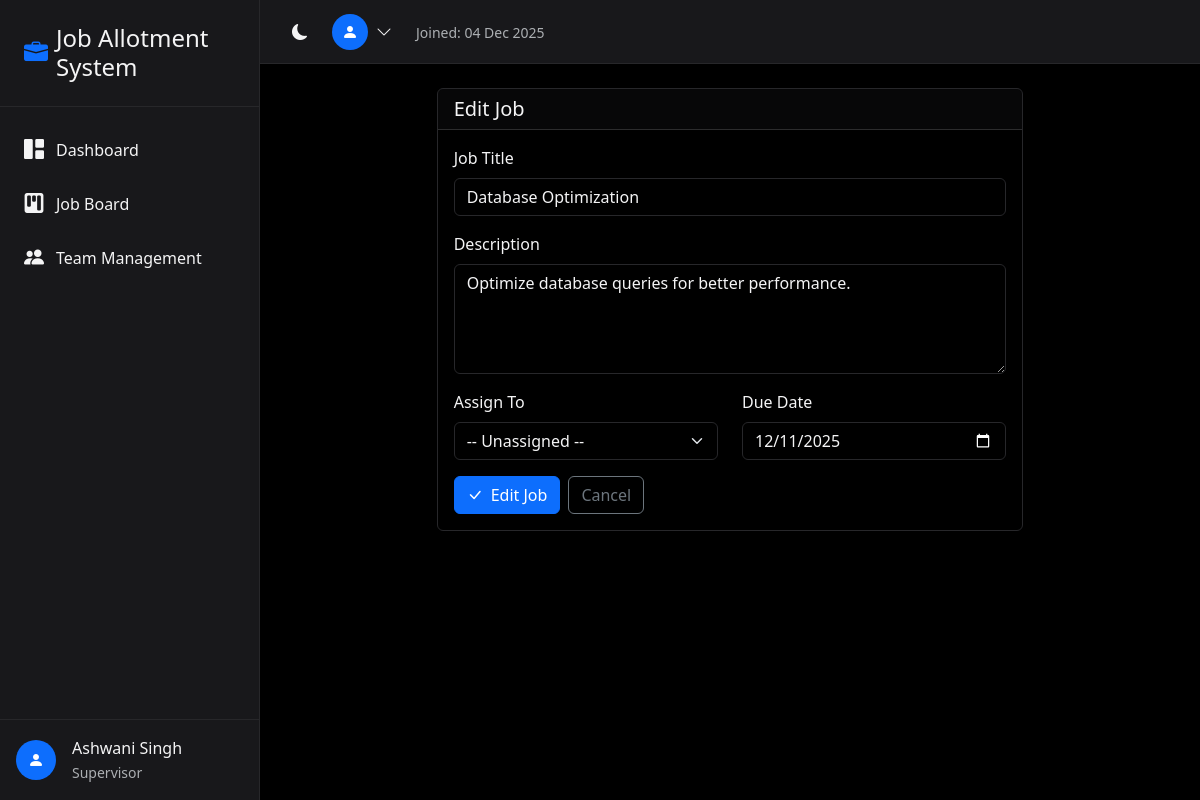
Page /jobs/2/edit/ (signed in) on the committed database.
### core/models.py (models this page shows, shortened)
class CustomUser(AbstractUser):
    role = models.CharField(
        max_length=20,
        choices=UserRole.choices,
        default=UserRole.EMPLOYEE
    )
    full_name = models.CharField(max_length=255, blank=True)
    phone = models.CharField(max_length=20, blank=True)
    salary = models.DecimalField(
        max_digits=10,
        decimal_places=2,
        default=45000.00
    )
    rating = models.IntegerField(
        default=5,
        validators=[MinValueValidator(1), MaxValueValidator(5)]
    )
    is_deleted = models.BooleanField(default=False)
    created_at = models.DateTimeField(auto_now_add=True)
    updated_at = models.DateTimeField(auto_now=True)
    class Meta:
        ordering = ['-created_at']

class Job(models.Model):
    title = models.CharField(max_length=255)
    description = models.TextField(blank=True)
    assigned_to = models.ForeignKey(
        CustomUser,
        on_delete=models.SET_NULL,
        null=True,
        blank=True,
        related_name='assigned_jobs'
    )
    created_by = models.ForeignKey(
        CustomUser,
        on_delete=models.SET_NULL,
        null=True,
        related_name='created_jobs'
    )
    status = models.CharField(
        max_length=20,
        choices=JobStatus.choices,
        default=JobStatus.PENDING
    )
    due_date = models.DateField(null=True, blank=True)
    created_at = models.DateTimeField(auto_now_add=True)
    updated_at = models.DateTimeField(auto_now=True)
    completed_at = models.DateTimeField(null=True, blank=True)
    class Meta:
        ordering = ['-created_at']

### core/views.py (the view, shortened to what this page needs)
# urls.py: path('jobs/<int:job_id>/edit/', views.job_edit, name='job_edit'),
@login_required
def job_edit(request, job_id):
    if request.user.role == UserRole.EMPLOYEE:
        messages.error(request, 'You do not have permission to edit jobs.')
        return redirect('my_jobs')
    job = get_object_or_404(Job, id=job_id)
    employees = CustomUser.objects.filter(role=UserRole.EMPLOYEE, is_deleted=False)
    return render(request, 'job_form.html', {'job': job, 'employees': employees, 'action': 'Edit'})

### templates/job_form.html (shortened to what this page needs)
{% extends 'base.html' %}
{% block content %}
<div class="row justify-content-center">
    <div class="col-lg-8">
        <div class="card">
            <div class="card-header">
                <h5 class="mb-0">{{ action }} Job</h5>
            </div>
            <div class="card-body">
                <form method="post">
                    <div class="mb-3">
                        <label class="form-label">Job Title</label>
                        <input type="text" name="title" class="form-control" value="{{ job.title|default:'' }}" placeholder="Enter job title" required>
                    </div>
                    <div class="mb-3">
                        <label class="form-label">Description</label>
                        <textarea name="description" class="form-control" rows="4" placeholder="Enter job description">{{ job.description|default:'' }}</textarea>
                    </div>
                    <div class="row">
                        <div class="col-md-6 mb-3">
                            <label class="form-label">Assign To</label>
                            <select name="assigned_to" class="form-select">
                                <option value="">-- Unassigned --</option>
                            </select>
                        </div>
                        <div class="col-md-6 mb-3">
                            <label class="form-label">Due Date</label>
                            <input type="date" name="due_date" class="form-control" value="{{ job.due_date|date:'Y-m-d'|default:'' }}">
                        </div>
                    </div>
                    <div class="d-flex gap-2">
                        <button type="submit" class="btn btn-primary">
                            <i class="bi bi-check-lg me-2"></i>{{ action }} Job
                        </button>
                        <a href="{% url 'job_board' %}" class="btn btn-outline-secondary">Cancel</a>
                    </div>
                </form>
            </div>
        </div>
    </div>
</div>
{% endblock %}

### templates/base.html (shortened to what this page needs)
<!DOCTYPE html>
<html lang="en" data-bs-theme="dark">
<head>
    <link href="https://cdn.jsdelivr.net/npm/bootstrap@5.3.2/dist/css/bootstrap.min.css" rel="stylesheet">
    <link href="https://cdn.jsdelivr.net/npm/bootstrap-icons@1.11.1/font/bootstrap-icons.css" rel="stylesheet">
</head>
<body>
    {% if user.is_authenticated %}
    <aside class="sidebar" id="sidebar">
        <div class="sidebar-header">
            <h4 class="mb-0 d-flex align-items-center">
                <i class="bi bi-briefcase-fill text-primary me-2"></i>
                Job Allotment System
            </h4>
        </div>
        <nav class="sidebar-nav">
            <a href="{% url 'dashboard' %}" class="nav-link {% if request.resolver_match.url_name == 'dashboard' %}active{% endif %}">
                <i class="bi bi-grid-1x2-fill"></i>
                Dashboard
            </a>
            {% if user.role != 'EMPLOYEE' %}
            <a href="{% url 'job_board' %}" class="nav-link {% if request.resolver_match.url_name == 'job_board' %}active{% endif %}">
                <i class="bi bi-kanban-fill"></i>
                Job Board
            </a>
            {% endif %}
            {% if user.role != 'EMPLOYEE' %}
            <a href="{% url 'team_management' %}" class="nav-link {% if request.resolver_match.url_name == 'team_management' %}active{% endif %}">
                <i class="bi bi-people-fill"></i>
                Team Management
            </a>
            {% endif %}
        </nav>
        <div class="position-absolute bottom-0 start-0 end-0 p-3 border-top" style="border-color: var(--bs-border-color) !important;">
            <div class="d-flex align-items-center">
                <div class="rounded-circle bg-primary d-flex align-items-center justify-content-center" style="width: 40px; height: 40px;">
                    <i class="bi bi-person-fill text-white"></i>
                </div>
                <div class="ms-3">
                    <div class="fw-medium">{{ user.full_name|default:user.username }}</div>
                    <small class="text-muted">{{ user.get_role_display }}</small>
                </div>
            </div>
        </div>
    </aside>
    <div class="main-wrapper">
        <header class="top-header">
            <div class="d-flex align-items-center gap-3">
                <div class="theme-toggle" onclick="toggleTheme()">
                    <i class="bi bi-moon-fill" id="theme-icon"></i>
                </div>
                <div class="dropdown">
                    <div class="user-dropdown d-flex align-items-center" data-bs-toggle="dropdown">
                        <div class="rounded-circle bg-primary d-flex align-items-center justify-content-center" style="width: 36px; height: 36px;">
                            <i class="bi bi-person-fill text-white"></i>
                        </div>
                        <i class="bi bi-chevron-down ms-2"></i>
                    </div>
                </div>
                <div class="ms-2">
                    <span class="text-muted small">Joined: {{ user.date_joined|date:"d M Y" }}</span>
                </div>
            </div>
        </header>
        <main class="main-content">
            {% block content %}{% endblock %}
        </main>
    </div>
    {% else %}
    <main>
        {% block auth_content %}{% endblock %}
    </main>
    {% endif %}
</body>
</html>

### templates/base.html (style rules this page uses)
:root { --sidebar-width: 260px; }
[data-bs-theme="dark"] { --bs-body-bg: #000; --bs-body-color: #f4f4f5; --bs-card-bg: #18181b; --bs-border-color: #27272a; }
body { min-height: 100vh; background-color: var(--bs-body-bg); }
.sidebar { width: var(--sidebar-width); position: fixed; top: 0; left: 0; height: 100vh; background-color: var(--bs-card-bg); border-right: 1px solid var(--bs-border-color); z-index: 10; transition: transform 0.3s ease; }
.sidebar-header { padding: 1.5rem; border-bottom: 1px solid var(--bs-border-color); }
.sidebar-nav { padding: 1rem 0; }
.nav-link { display: flex; align-items: center; padding: 0.75rem 1.5rem; color: var(--bs-body-color); text-decoration: none; transition: all 0.2s; }
.nav-link i { margin-right: 0.75rem; font-size: 1.25rem; }
.main-wrapper { margin-left: var(--sidebar-width); min-height: 100vh; }
.top-header { height: 64px; background-color: var(--bs-card-bg); border-bottom: 1px solid var(--bs-border-color); display: flex; align-items: center; justify-content: space-between; padding: 0 1.5rem; position: sticky; top: 0; z-index: 999; }
.main-content { padding: 1.5rem; }
.card { background-color: var(--bs-card-bg); border: 1px solid var(--bs-border-color); }
.theme-toggle { cursor: pointer; padding: 0.5rem; border-radius: 0.375rem; transition: background-color 0.2s; }
.user-dropdown { cursor: pointer; }

### rows in the picture
CustomUser: full_name "Ashwani Singh", role "Supervisor", date_joined "04 Dec 2025"
Job: title "Database Optimization", description "Optimize database queries for better performance.", due_date "12/11/2025"

### other values in the picture
{{ action }} "Edit"
